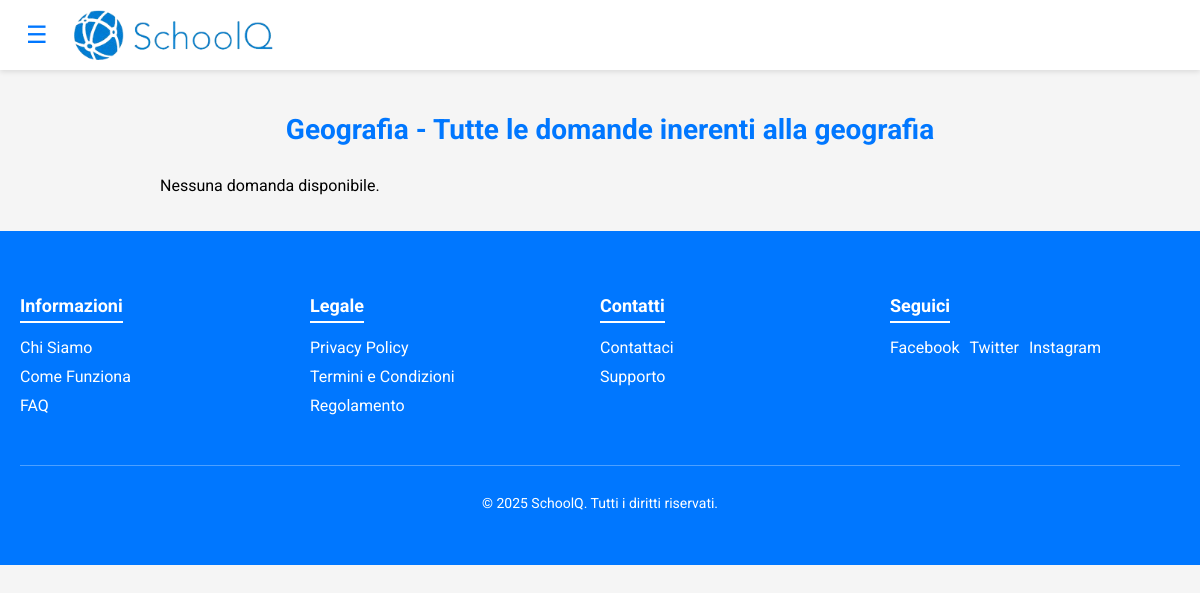
Screenshot of /php_front/categoria.php?id=3 with the database file from the repository.
### tables this page shows
CREATE TABLE `categorie` (
  `IDCategoria` int(11) NOT NULL,
  `nome` varchar(40) NOT NULL,
  `descrizione` varchar(100) NOT NULL
);

### php_front/categoria.php (the view, shortened to what this page needs)
<?php
    $categoria = isset($_GET['id']) ? intval($_GET['id']) : 0;
    $servername = "localhost";
    $username = "root";
    $password = "";
    $dbname = "schoolq";
    $conn = new mysqli($servername, $username, $password, $dbname);
    $conn->set_charset("utf8mb4");
    $stmt = $conn->prepare("SELECT d.questionID, c.nome AS categoria, d.dataPubbl, d.QuestionText, d.nLike, u.nome, u.cognome, c.descrizione
                            FROM domande d
                            JOIN utenti u ON d.userID = u.userID
                            JOIN categorie c ON c.IDCategoria = d.categoriaID
                            WHERE categoriaID = ?
                            ORDER BY d.dataPubbl DESC");
    $stmt->bind_param("i", $categoria);
    $stmt->execute();
    $result = $stmt->get_result();
?>
<!DOCTYPE html>
<html lang="it">
<head>
  <link rel="stylesheet" href="../CSS/menuCSS.css">
</head>
<body>
  <header class="top-navbar">
    <div class="nav-container">
      <div class="logo">
        <button class="toggle-btn" onclick="toggleSidebar()">&#9776;</button>
        <img src="../Immagini/mondo01.png" alt="SchoolQ Logo">
      </div>
    </div>
  </header>
  <div id="main-content" class="main-content">
    <div class="questions">
      <h2><?php
        $stmt = $conn->prepare("SELECT *
                                FROM  categorie
                                WHERE IDcategoria = ?");
        $stmt->bind_param("i", $categoria);
        $stmt->execute();
        $titulo = $stmt->get_result();
        $arr = $titulo-> fetch_assoc();
        echo $arr['nome'] . " - " . $arr['descrizione'];
        ?></h2>
      <?php
      if ($result->num_rows > 0) {
          while($row = $result->fetch_assoc()) {
              echo '<div class="question-item">';
              echo   '<div class="question-header">';
              echo     '<h3 class="question-title">' . htmlspecialchars($row["categoria"] ?? "Categoria non disponibile") . '</h3>';
              echo     '<div class="question-meta">Pubblicato alle ' . ($row["dataPubbl"] ?? "Data non disponibile") . ' - da <strong>'
                       . htmlspecialchars(($row['nome'] ?? "Nome non disponibile") . ' ' . ($row['cognome'] ?? "Cognome non disponibile")) . '</strong></div>';
              echo   '</div>';
              echo   '<div class="question-body">';
              echo     '<p>' . nl2br(htmlspecialchars($row["QuestionText"] ?? "")) . '</p>';
              echo   '</div>';
              echo   '<div class="question-footer">';
              echo     '<a href="risposta.php?id=' . $row["questionID"] . '" class="button">Vedi di più</a>';
              $questionID = intval($row["questionID"]);
              $countStmt = $conn->prepare("SELECT COUNT(*) as count FROM risposte WHERE QuestionID = ?");
              $countStmt->bind_param("i", $questionID);
              $countStmt->execute();
              $countResult = $countStmt->get_result();
              echo     '<div class="question-stats">';
              if ($countResult && $countResult->num_rows > 0) {
                  $num = $countResult->fetch_assoc();
                  echo '<span>Risposte: ' . ($num["count"] ?? 0) . '</span>';
              } else {
                  echo '<span>Risposte: 0</span>';
              }
              echo '<span>Likes: ' . htmlspecialchars($row["nLike"] ?? "0") . '</span>';
              echo     '</div>';
              echo   '</div>';
              echo '</div>';
          }
      } else {
          echo "<p>Nessuna domanda disponibile.</p>";
      }
      ?>
    </div>
  </div>
  <footer class="footer">
    <div class="footer-container">
      <div class="footer-section">
        <h4>Informazioni</h4>
        <ul>
          <li><a href="chi-siamo.html">Chi Siamo</a></li>
          <li><a href="guida.html">Come Funziona</a></li>
          <li><a href="faq.html">FAQ</a></li>
        </ul>
      </div>
      <div class="footer-section">
        <h4>Legale</h4>
        <ul>
          <li><a href="privacy.html">Privacy Policy</a></li>
          <li><a href="termini.html">Termini e Condizioni</a></li>
          <li><a href="regolamento.html">Regolamento</a></li>
        </ul>
      </div>
      <div class="footer-section">
        <h4>Contatti</h4>
        <ul>
          <li><a href="contact.html">Contattaci</a></li>
          <li><a href="supporto.html">Supporto</a></li>
        </ul>
      </div>
      <div class="footer-section social">
        <h4>Seguici</h4>
        <ul>
          <li><a href="https://facebook.com/tuoforum" target="_blank">Facebook</a></li>
          <li><a href="https://twitter.com/tuoforum" target="_blank">Twitter</a></li>
          <li><a href="https://instagram.com/tuoforum" target="_blank">Instagram</a></li>
        </ul>
      </div>
      <div class="footer-bottom">
        <p>&copy; 2025 SchoolQ. Tutti i diritti riservati.</p>
      </div>
    </div>
  </footer>
</body>
</html>

### CSS/menuCSS.css (style rules this page uses)
body { margin: 0; padding: 0; font-family: 'Roboto', sans-serif; background-color: #f5f5f5; }
.top-navbar { position: fixed; top: 0; left: 0; width: 100%; background-color: #ffffff; box-shadow: 0 2px 5px rgba(0,0,0,0.1); z-index: 1100; padding: 10px 0; }
.nav-container { max-width: 1200px; margin: 100 auto; display: flex; align-items: center; padding: 0 20px; }
.nav-container .logo { display: flex; align-items: center; }
.nav-container .logo img { max-height: 50px; margin-right: 1200px; }
.toggle-btn { font-size: 24px; background: none; border: none; color: #0077ff; cursor: pointer; margin-right: 20px; }
.main-content { margin-top: 70px; padding: 20px; transition: margin-left 0.3s ease; margin-left: 20px; }
.questions { max-width: 900px; margin: 0 auto; }
.questions h2 { text-align: center; margin-bottom: 30px; font-size: 28px; color: #0077ff; }
.footer { background-color: #0077ff; color: #fff; padding: 40px 20px; font-family: 'Roboto', sans-serif; }
.footer-container { max-width: 1200px; margin: 0 auto; display: flex; flex-wrap: wrap; justify-content: space-between; }
.footer-section { flex: 1; min-width: 200px; margin-bottom: 20px; }
.footer-section h4 { font-size: 18px; margin-bottom: 15px; border-bottom: 2px solid #fff; display: inline-block; padding-bottom: 5px; }
.footer-section ul { list-style: none; padding: 0; margin: 0; }
.footer-section ul li { margin-bottom: 10px; }
.footer-section ul li a { text-decoration: none; color: #fff; transition: color 0.3s ease; }
.footer-section.social ul { display: flex; gap: 10px; }
.footer-section.social ul li { margin-bottom: 0; }
.footer-bottom { width: 100%; text-align: center; border-top: 1px solid rgba(255, 255, 255, 0.3); padding-top: 15px; margin-top: 20px; font-size: 14px; }

### rows the page displays
categorie: nome "Geografia", descrizione "Tutte le domande inerenti alla geografia"
